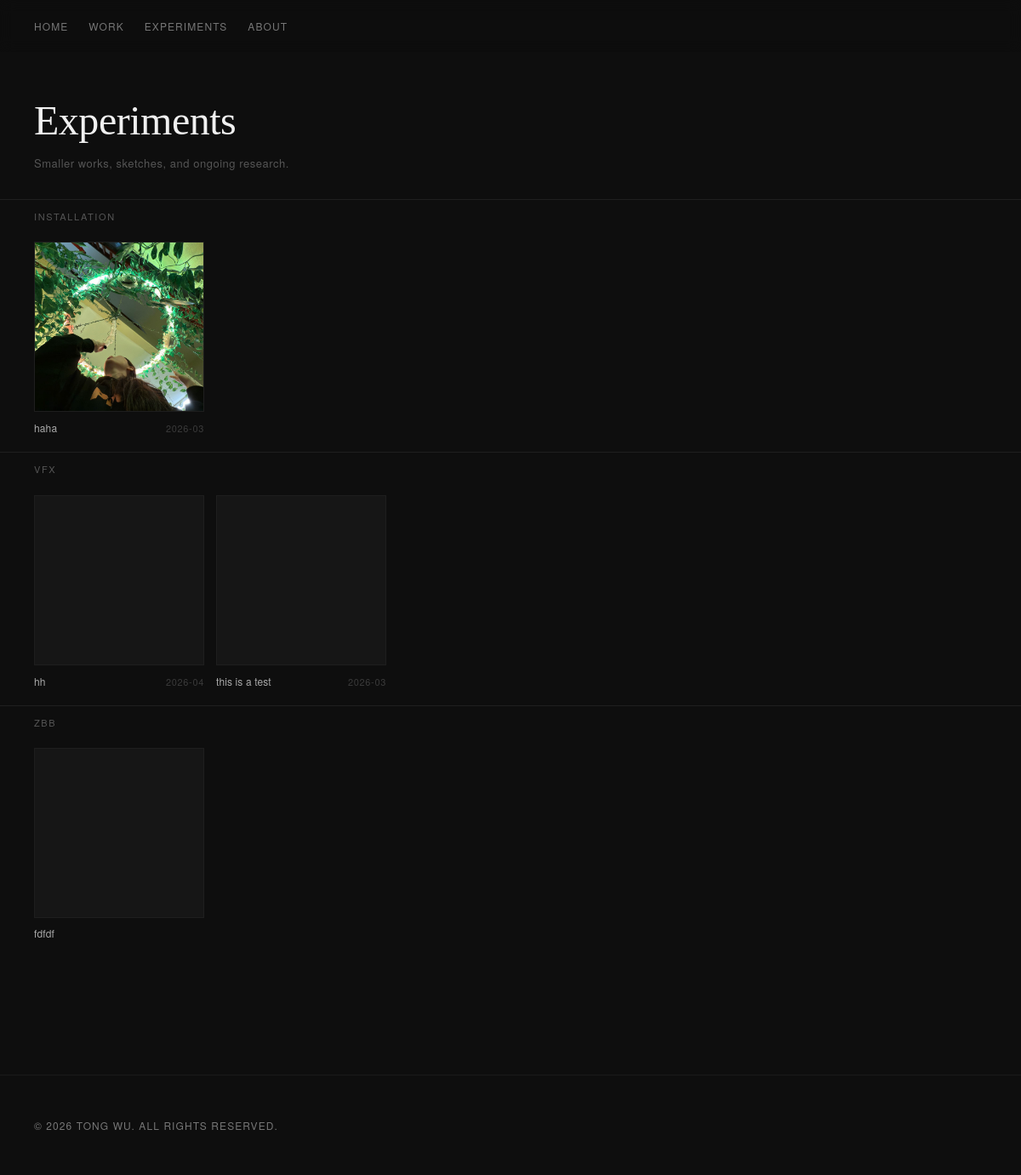
Page /experiments.php on the committed database.
### tables this page shows
CREATE TABLE experiments (
            id         INTEGER PRIMARY KEY AUTOINCREMENT,
            title      TEXT    NOT NULL,
            category   TEXT,
            date       TEXT,
            sort_order INTEGER DEFAULT 0,
            created_at TEXT,
            updated_at TEXT
        , description TEXT, video_url TEXT);

### src/experiment-model.php (called while the page is built, shortened)
<?php
require_once __DIR__ . '/media.php';
function get_all_experiments(): array {
    $db = get_db();
    return $db->query("SELECT * FROM experiments ORDER BY category COLLATE NOCASE ASC, date DESC")
              ->fetchAll(PDO::FETCH_ASSOC);
}
function get_experiments_grouped(): array {
    $rows = get_all_experiments();
    $groups = [];
    foreach ($rows as $r) {
        $cat = $r['category'] ?: 'Uncategorised';
        $groups[$cat][] = $r;
    }
    return $groups;
}
function list_experiment_media(int $id): array {
    return _list_media_files(get_experiment_media_path((string) $id));
}

### src/media.php (called while the page is built, shortened)
<?php
function get_experiment_media_path(string $slug): string {
    return UPLOADS_ROOT . '/experiments/' . $slug;
}
function _list_media_files(string $path): array {
    if (!is_dir($path)) return [];
    $files = [];
    $items = array_diff(scandir($path), ['.', '..']);
    foreach ($items as $item) {
        $full = "$path/$item";
        $rel = '/uploads' . substr($full, strlen(UPLOADS_ROOT));
        $rel = str_replace('\\', '/', $rel);
        $files[] = [
            'name' => $item,
            'url'  => $rel,
            'ext'  => strtolower(pathinfo($item, PATHINFO_EXTENSION)),
            'size' => filesize($full),
            'path' => $full,
        ];
    }
    return $files;
}

### public/experiments.php (the view, shortened to what this page needs)
<?php
require_once __DIR__ . '/../src/functions.php';
require_once __DIR__ . '/../src/experiment-model.php';
$grouped = get_experiments_grouped();
?>
<div class="exp-wrap">
  <div class="exp-page-header">
    <h1>Experiments</h1>
    <p>Smaller works, sketches, and ongoing research.</p>
  </div>
  <?php
  $global_idx = 0;
  foreach ($grouped as $cat_title => $items):
  ?>
  <section class="exp-row">
    <div class="exp-row-header">
      <h2 class="exp-row-title"><?= htmlspecialchars($cat_title) ?></h2>
    </div>
    <div class="exp-slider-track">
      <ul class="exp-slider">
        <?php foreach ($items as $item):
            $media = list_experiment_media((int)$item['id']);
            $thumb = null; $thumb_vid = null;
            foreach ($media as $f) {
                if (!$thumb && in_array($f['ext'], ['jpg','jpeg','png','webp','gif'])) { $thumb = $f; }
            }
        ?>
        <li class="exp-card" data-idx="<?= $global_idx++ ?>">
          <div class="exp-card-image">
            <?php if ($thumb): ?>
              <img src="<?= htmlspecialchars($thumb['url']) ?>" alt="<?= htmlspecialchars($item['title']) ?>">
            <?php elseif ($thumb_vid): ?>
              <video src="<?= htmlspecialchars($thumb_vid['url']) ?>" muted playsinline preload="metadata"></video>
            <?php endif; ?>
          </div>
          <div class="exp-card-meta">
            <span class="exp-card-title"><?= htmlspecialchars($item['title']) ?></span>
            <?php if (!empty($item['date'])): ?>
              <span class="exp-card-date"><?= htmlspecialchars($item['date']) ?></span>
            <?php endif; ?>
          </div>
        </li>
        <?php endforeach; ?>
      </ul>
    </div>
  </section>
  <?php endforeach; ?>
</div>

### public/css/style.css (style rules this page uses)
*, *::before, *::after { box-sizing: border-box; margin: 0; padding: 0; }
html { background: #0e0e0e; }
body { background: #0e0e0e; color: #d4d4d4; font-family: 'Georgia', serif; font-size: 17px; line-height: 1.75; -webkit-text-size-adjust: 100%; padding-top: 64px; }
img { display: block; max-width: 100%; }
.exp-wrap { padding: 0 0 100px; }
.exp-page-header { padding: 50px 40px 30px; border-bottom: 1px solid #1f1f1f; }
.exp-page-header h1 { font-size: clamp(1.8rem, 4vw, 3rem); font-weight: 400; color: #f0f0f0; letter-spacing: -0.01em; line-height: 1.15; margin-bottom: 12px; }
.exp-page-header p { font-family: 'Helvetica Neue', sans-serif; font-size: 13px; letter-spacing: 0.04em; color: #555; }
.exp-row { padding: 10px 0; border-bottom: 1px solid #1f1f1f; }
.exp-row:last-child { border-bottom: none; }
.exp-row-header { padding: 0 40px 20px; }
.exp-row-title { font-family: 'Helvetica Neue', sans-serif; font-size: 11px; letter-spacing: 0.15em; text-transform: uppercase; color: #555; font-weight: 400; }
.exp-slider-track { overflow-x: auto; overflow-y: hidden; -webkit-overflow-scrolling: touch; scrollbar-width: none; padding: 0 40px 8px; cursor: grab; }
.exp-slider { list-style: none; display: flex; gap: 14px; width: max-content; }
.exp-card { width: 200px; flex-shrink: 0; }
.exp-card-image { aspect-ratio: 1 / 1; background: #161616; border: 1.5px solid #1e1e1e; overflow: hidden; transition: border-color 0.2s; }
.exp-card-image img { width: 100%; height: 100%; object-fit: cover; display: block; opacity: 1; transition: opacity 0.3s; }
.exp-card-meta { display: flex; justify-content: space-between; align-items: baseline; padding: 10px 0 0; gap: 6px; }
.exp-card-title { font-family: 'Helvetica Neue', sans-serif; font-size: 12px; color: #aaa; letter-spacing: 0.01em; line-height: 1.3; }
.exp-card-date { font-family: 'Helvetica Neue', sans-serif; font-size: 11px; color: #3a3a3a; letter-spacing: 0.06em; white-space: nowrap; flex-shrink: 0; }
.exp-card { cursor: pointer; }

### rows in the picture
experiments: title "haha", date "2026-03"
experiments: title "hh", date "2026-04"
experiments: title "this is a test", date "2026-03"
experiments: title "fdfdf"

### other values in the picture
$cat_title "INSTALLATION"
$cat_title "VFX"
$cat_title "ZBB"
